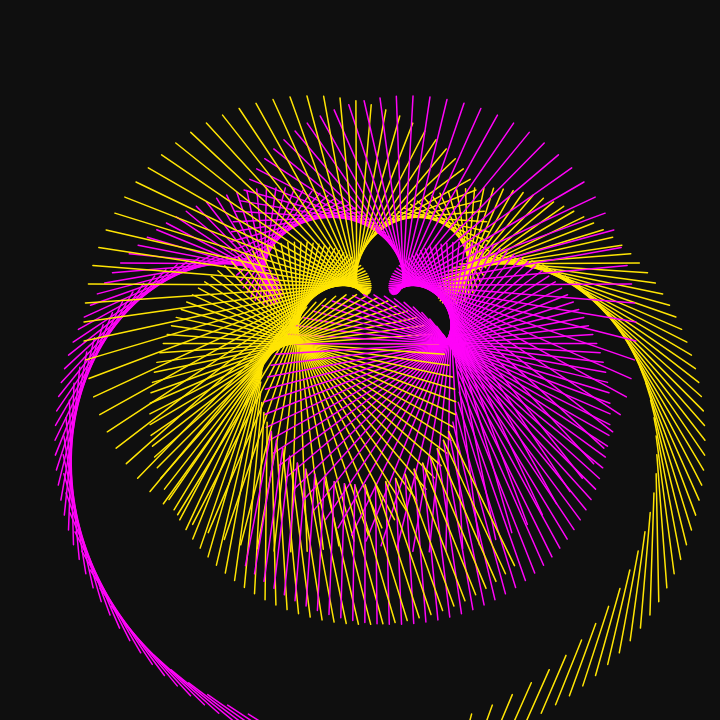
Frame 1 (no input)
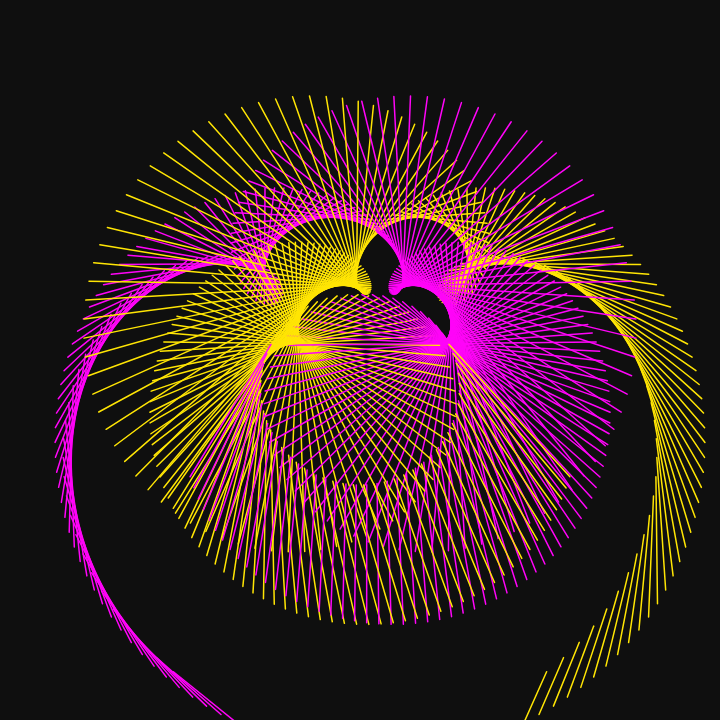
Frame 60 (no input)
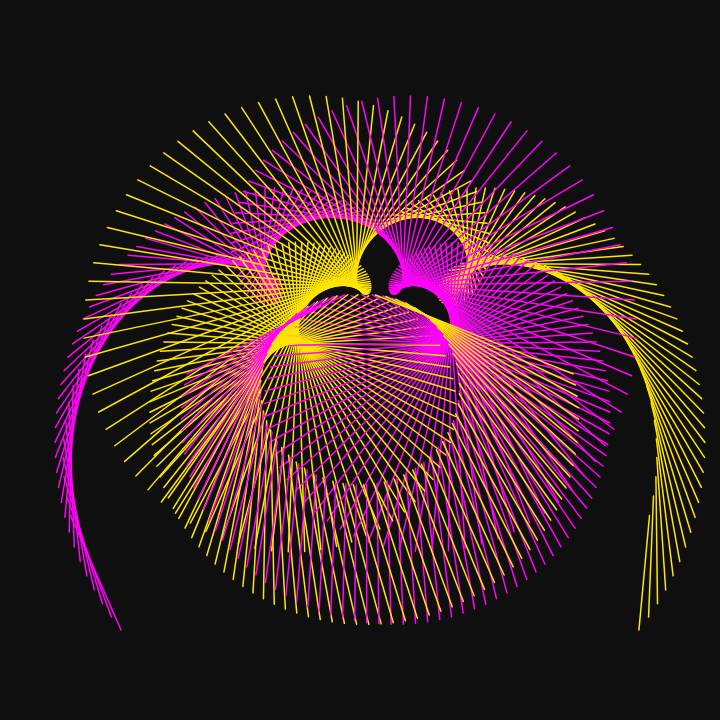
Frame 120 (the mouse pressed at the canvas centre since frame 60)

The p5.js sketch that drew these frames (run headless with seeded random() and noise() and a simulated clock; from frame 60 on, the mouse is pressed at the canvas centre):

// p5.js sketch
// ── sketch.js
function setup(){
  createCanvas(720,720);
}

// the parameter at which x and y depends is usually taken as either t or symbol of theta
let t1 = 0;
let t2 = 0;
function draw(){
  background('#0f0f0f');
  translate(width/2,height/2);
  strokeWeight(1.5);
  //loop for adding 100 lines
  for(let i = 0;i<200;i++){
    stroke('#FFE504');
    line(x1(t1+i),y1(t1+i),x2(t1+i)+20,y2(t1+i)+20,x3(t1+i)+30,y3(t1+i)+30);
    stroke('#FF04F8');
    line(x1(t2-i),y1(t2-i),x2(t2-i)+20,y2(t2-i)+20,x3(t2-i)+30,y3(t2-i)+30);
  }
  t1+=0.15;
  t2-=0.15;
}
// function to change initial x co-ordinate of the line
function x1(t){
  return sin(t/10)*125+sin(t/20)*125+sin(t/30)*125;
}

// function to change initial y co-ordinate of the line
function y1(t){
  return cos(t/10)*125+cos(t/20)*125+cos(t/30)*125;
}

// function to change final x co-ordinate of the line
function x2(t){
  return sin(t/15)*125+sin(t/25)*125+sin(t/35)*125;
}

// function to change final y co-ordinate of the line
function y2(t){
  return cos(t/15)*125+cos(t/25)*125+cos(t/35)*125;
} 

// function to change final x co-ordinate of the line
function x3(t){
  return sin(t/20)*125+sin(t/25)*125+sin(t/35)*125;
}

// function to change final y co-ordinate of the line
function y3(t){
  return cos(t/20)*125+cos(t/25)*125+cos(t/35)*125;
   
}
  
